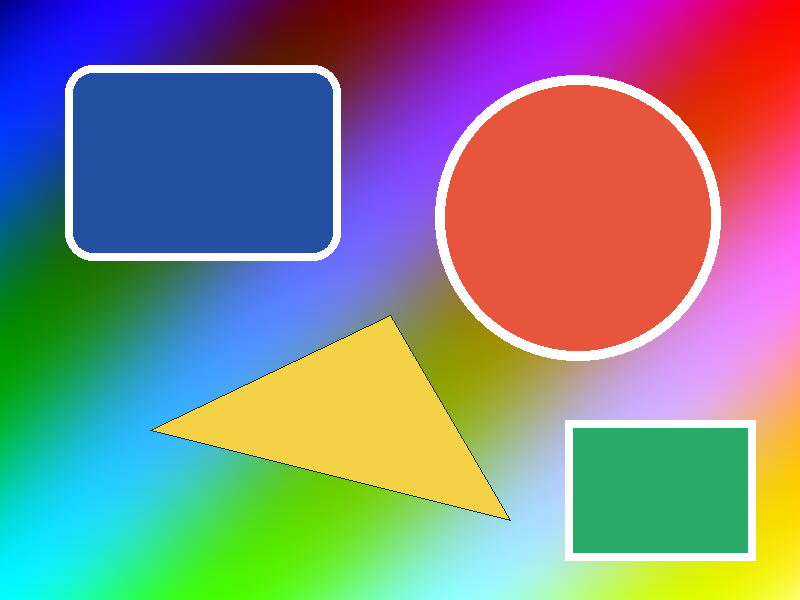
#> input picture examples/demo_input.png, 800 x 600 px; its folder holds only this picture in this run
$ python run_demo.py
#> lines starting #> are read from the running program, lines starting #| are printed output that depends on the picture
#> further down, image is the input picture: PIL image 800x600 RGB; mean R, G, B 134.8, 133.4, 134.7
### image_processing.py
"""Image processing functions for Laboratory Work 1, variant 13."""
from __future__ import annotations

import shutil
import time
from pathlib import Path

import matplotlib
matplotlib.use("Agg")
import matplotlib.pyplot as plt
from PIL import Image, ImageDraw, ImageFont


# [8 lines left out: function cleanup_old_results, not called in this run]


def split_image(source: Image.Image) -> list[tuple[str, Image.Image]]:
    """Split an image into four non-overlapping quadrants without losing odd edge pixels."""
    width, height = source.size
    if width < 2 or height < 2:
        raise ValueError("Для разделения изображение должно быть не меньше 2 × 2 пикселей.")
    mid_x, mid_y = width // 2, height // 2
    return [
        ("Верхняя левая часть", source.crop((0, 0, mid_x, mid_y))),
        ("Верхняя правая часть", source.crop((mid_x, 0, width, mid_y))),
        ("Нижняя левая часть", source.crop((0, mid_y, mid_x, height))),
        ("Нижняя правая часть", source.crop((mid_x, mid_y, width, height))),
    ]


def save_color_histogram(image: Image.Image, output_path: Path, title: str) -> None:
    """Save an RGB histogram with 256 intensity bins for each color channel."""
    import numpy as np

    pixels = np.asarray(image.convert("RGB"))
    fig, ax = plt.subplots(figsize=(8, 3.6), dpi=130)
    channel_specs = ((0, "Красный", "#d94841"), (1, "Зелёный", "#269b58"), (2, "Синий", "#3678c8"))
    for index, label, color in channel_specs:
        counts, bins = np.histogram(pixels[:, :, index], bins=256, range=(0, 256))
        ax.plot(bins[:-1], counts, color=color, linewidth=1.15, label=label)
    ax.set_title(title)
    ax.set_xlabel("Интенсивность канала (0–255)")
    ax.set_ylabel("Количество пикселей")
    ax.set_xlim(0, 255)
    ax.grid(alpha=0.2)
    ax.legend(loc="upper right", frameon=False, ncol=3)
    fig.tight_layout()
    fig.savefig(output_path, format="png", bbox_inches="tight")
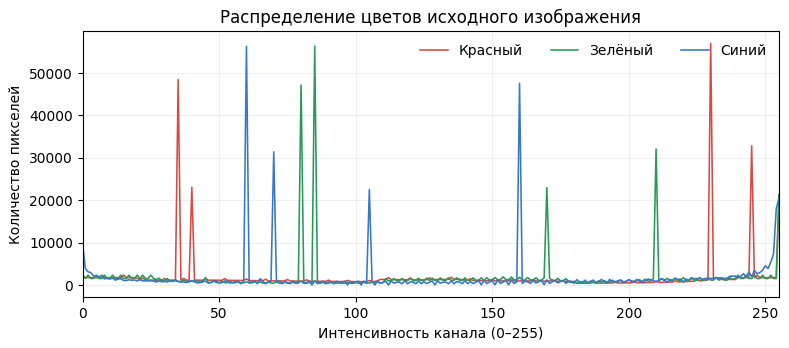
#> figure drawn by matplotlib, 1 panel; curve peaks at x = 230, y = 56985; curve peaks at x = 85, y = 56328; curve peaks at x = 60, y = 56295
    plt.close(fig)


WATERMARK_POSITIONS = {"top-left", "top-right", "center", "bottom-left", "bottom-right"}


def add_watermark(source: Image.Image, *, kind: str = "none", text: str = "",
                  watermark_image: Image.Image | None = None,
                  opacity: int = 50, position: str = "bottom-right") -> Image.Image:
    """Return a new RGB image with an optional semitransparent watermark."""
    if kind not in {"none", "text", "image"}:
        raise ValueError("Неизвестный тип водяного знака.")
    if not 0 <= opacity <= 100:
        raise ValueError("Прозрачность должна находиться в диапазоне от 0 до 100.")
    if position not in WATERMARK_POSITIONS:
        raise ValueError("Неизвестное положение водяного знака.")
    base = source.convert("RGBA")
    if kind == "none":
        return base.convert("RGB")
    if kind == "text":
        if not text.strip() or len(text) > 100:
            raise ValueError("Текст водяного знака должен содержать от 1 до 100 символов.")
        font_size = max(12, min(base.width, base.height) // 14)
        try:
            font = ImageFont.truetype("DejaVuSans.ttf", font_size)
        except OSError:
            font = ImageFont.load_default()
        temp_draw = ImageDraw.Draw(base)
        bbox = temp_draw.textbbox((0, 0), text, font=font, stroke_width=1)
        width, height = bbox[2] - bbox[0], bbox[3] - bbox[1]
        mark = Image.new("RGBA", (width + 8, height + 8), (0, 0, 0, 0))
        drawer = ImageDraw.Draw(mark)
        alpha = round(255 * opacity / 100)
        drawer.text((4 - bbox[0], 4 - bbox[1]), text, font=font,
                    fill=(255, 255, 255, alpha), stroke_width=1,
                    stroke_fill=(0, 0, 0, alpha))
    else:
        if watermark_image is None:
            raise ValueError("Не загружено изображение водяного знака.")
        mark = watermark_image.convert("RGBA")
        target_width = min(mark.width, max(1, base.width // 4))
        target_height = min(mark.height, max(1, base.height // 4))
        mark.thumbnail((target_width, target_height), Image.Resampling.LANCZOS)
        mark.putalpha(mark.getchannel("A").point(lambda a: round(a * opacity / 100)))
    margin = max(2, min(base.width, base.height) // 40)
    x = {"top-left": margin, "bottom-left": margin,
         "top-right": base.width - mark.width - margin,
         "bottom-right": base.width - mark.width - margin,
         "center": (base.width - mark.width) // 2}[position]
    y = {"top-left": margin, "top-right": margin,
         "bottom-left": base.height - mark.height - margin,
         "bottom-right": base.height - mark.height - margin,
         "center": (base.height - mark.height) // 2}[position]
    overlay = Image.new("RGBA", base.size, (0, 0, 0, 0))
    overlay.paste(mark, (max(0, x), max(0, y)))
    return Image.alpha_composite(base, overlay).convert("RGB")

def build_result(source: Image.Image, result_dir: Path, original_name: str, *,
                 watermark_kind: str = "none", watermark_text: str = "",
                 watermark_image: Image.Image | None = None,
                 watermark_opacity: int = 50, watermark_position: str = "bottom-right") -> dict:
    """Save the source image, its four quadrants and five RGB histograms."""
    result_dir.mkdir(parents=True, exist_ok=True)
    original = source.convert("RGB")
    original.save(result_dir / "original_unmarked.png", format="PNG")
    source = add_watermark(original, kind=watermark_kind, text=watermark_text,
                           watermark_image=watermark_image, opacity=watermark_opacity,
                           position=watermark_position)
    source_path = result_dir / "source.png"
    source.save(source_path, format="PNG", optimize=True)
    source_hist = result_dir / "hist_source.png"
    save_color_histogram(source, source_hist, "Распределение цветов исходного изображения")

    parts = []
    for index, (label, part_image) in enumerate(split_image(source), start=1):
#> in split_image, `width, height = source.size`: width = 800; height = 600
#> in split_image, `mid_x, mid_y = width // 2, height // 2`: mid_x = 400; mid_y = 300
        image_name = f"part_{index}.png"
        histogram_name = f"hist_part_{index}.png"
        part_image.save(result_dir / image_name, format="PNG", optimize=True)
        save_color_histogram(part_image, result_dir / histogram_name, f"Распределение цветов: {label.lower()}")
        parts.append({
            "label": label,
            "image": image_name,
            "histogram": histogram_name,
            "width": part_image.width,
            "height": part_image.height,
        })
#> this loop made 4 passes
#> pass 1, in build_result, `part_image.save(result_dir / image_name, format="PNG", optimize=True)`:
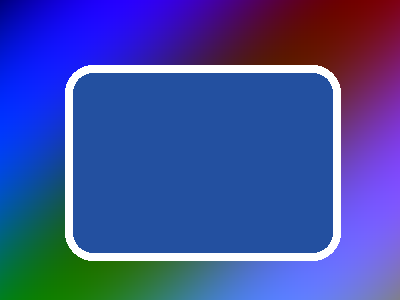
#> saved as part_1.png: PIL image 400x300 RGB; mean R, G, B 63, 78.3, 159.3
#> pass 1, in save_color_histogram (call 2), `fig.savefig(output_path, format="png", bbox_inches="tight")`:
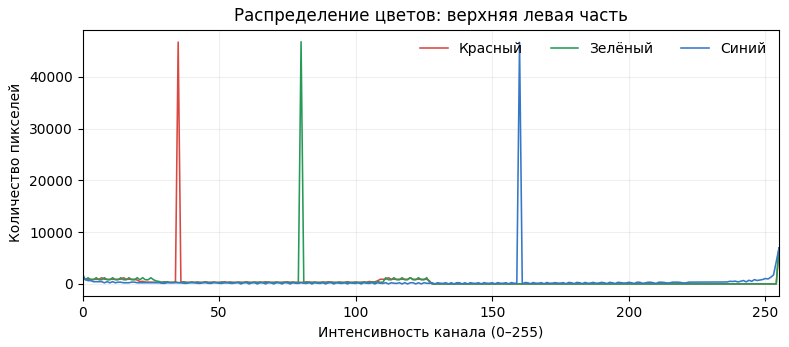
#> figure drawn by matplotlib, 1 panel; curve peaks at x = 35, y = 46752; curve peaks at x = 80, y = 46812; curve peaks at x = 160, y = 46680
#> pass 2, in build_result, `part_image.save(result_dir / image_name, format="PNG", optimize=True)`:
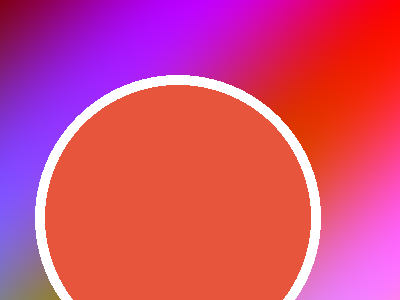
#> saved as part_2.png: PIL image 400x300 RGB; mean R, G, B 213, 72.3, 118
#> pass 2, in save_color_histogram (call 3), `fig.savefig(output_path, format="png", bbox_inches="tight")`:
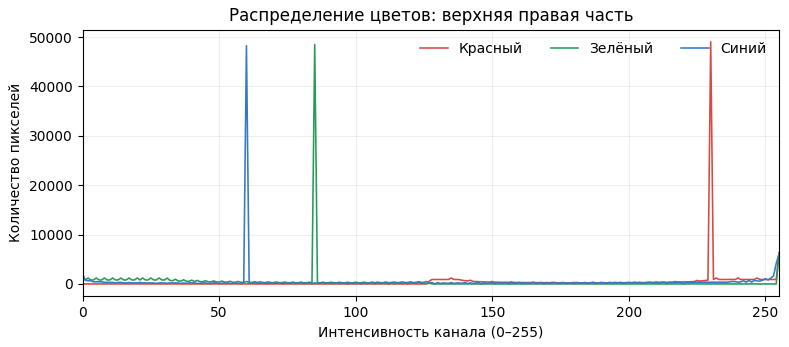
#> figure drawn by matplotlib, 1 panel; curve peaks at x = 230, y = 49046; curve peaks at x = 85, y = 48494; curve peaks at x = 60, y = 48260
#> pass 3, in save_color_histogram (call 4), `pixels = np.asarray(image.convert("RGB"))`:
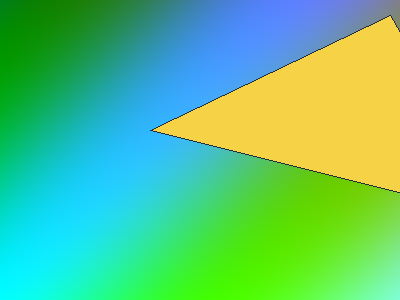
#> pixels: shape (300, 400, 3); mean R, G, B 89.8, 196.9, 127.1
#> after the loop, parts = 4 items

    return {
        "original_name": original_name,
        "source": "source.png",
        "original_unmarked": "original_unmarked.png",
        "watermark_applied": watermark_kind != "none",
        "source_histogram": "hist_source.png",
        "width": source.width,
        "height": source.height,
        "parts": parts,
    }

### examples/run_demo.py
"""Run a deterministic non-HTTP example of the variant 13 image algorithm."""
import sys
from pathlib import Path

sys.path.insert(0, str(Path(__file__).resolve().parents[1]))

from PIL import Image

from image_processing import build_result

PROJECT_ROOT = Path(__file__).resolve().parents[1]
source_path = PROJECT_ROOT / "examples" / "demo_input.png"
output_path = PROJECT_ROOT / "examples" / "generated"

with Image.open(source_path) as image:
    result = build_result(image.convert("RGB"), output_path, source_path.name)
#> result = 8 items

print(f"Исходное изображение: {result['width']} × {result['height']}")
#| Исходное изображение: 800 × 600
for part in result["parts"]:
    print(f"{part['label']}: {part['width']} × {part['height']} -> {part['image']}")
#> this loop made 4 passes
#| Верхняя левая часть: 400 × 300 -> part_1.png
#| Верхняя правая часть: 400 × 300 -> part_2.png
#| Нижняя левая часть: 400 × 300 -> part_3.png
#| Нижняя правая часть: 400 × 300 -> part_4.png
print(f"Гистограмм создано: {1 + len(result['parts'])}")
#| Гистограмм создано: 5
